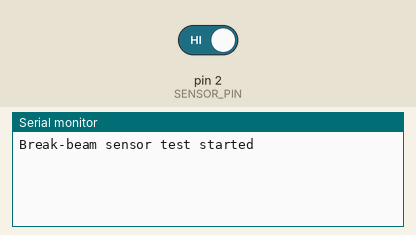
A sketch run on a simulated Arduino Uno, built with avr-gcc and run on an emulated ATmega328P. Parts: the last lines printed to the serial monitor. The test bench sets the inputs (shaded band); at power-on: pin 2 (SENSOR_PIN) HIGH.

Above: at 1.7 s.
1.8 s: pin 2 (SENSOR_PIN) driven LOW
At 3.0 s:
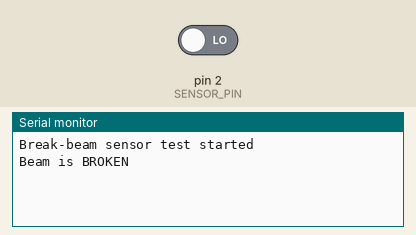
3.3 s: pin 2 (SENSOR_PIN) driven HIGH
At 4.2 s:
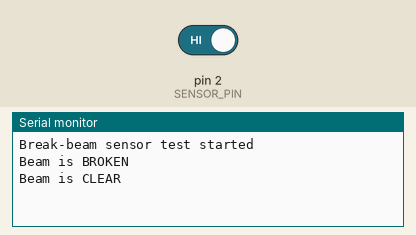

Measured:
- after the input at 1.8 s, the serial monitor: prints a new line at once (image 1)
- after the input at 3.3 s, the serial monitor: prints a new line at once (image 2)

The sketch:

test_break_beam.ino
```cpp
// Pin connected to the break-beam receiver output
const int SENSOR_PIN = 2;

// We'll track the last state so we only print when it changes
int lastState;

void setup() {
  // Initialize Serial Monitor
  Serial.begin(9600);
  // Give serial some time to connect (optional)
  delay(500);

  // Use internal pull-up so the pin reads HIGH when sensor output is "open"
  pinMode(SENSOR_PIN, INPUT_PULLUP);

  // Read initial state
  lastState = digitalRead(SENSOR_PIN);

  Serial.println("Break-beam sensor test started");
}

void loop() {
  int currentState = digitalRead(SENSOR_PIN);

  // Only print when state changes
  if (currentState != lastState) {
    if (currentState == LOW) {
      // Active LOW: beam broken
      Serial.println("Beam is BROKEN");
    } else {
      // HIGH: beam clear
      Serial.println("Beam is CLEAR");
    }

    lastState = currentState;
  }

  // Small delay to avoid spamming, but still pretty responsive
  delay(10);
}
```
